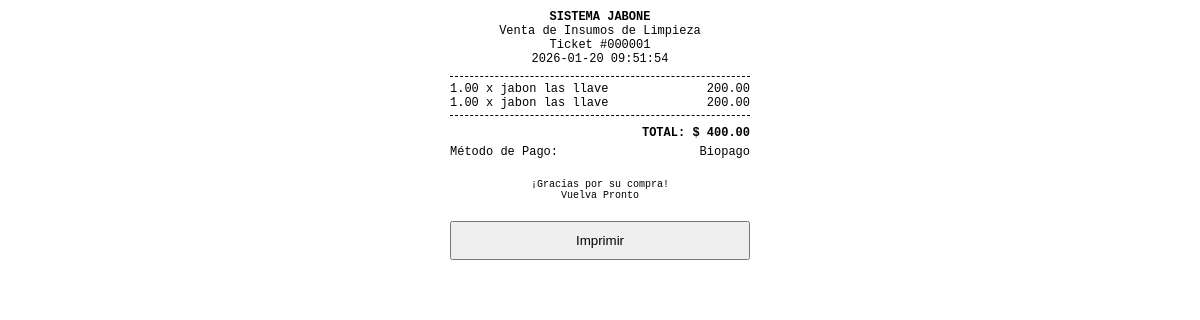
The app's page /Inventario-Liquid-main-verificar/ticket.php?id=1, older data.
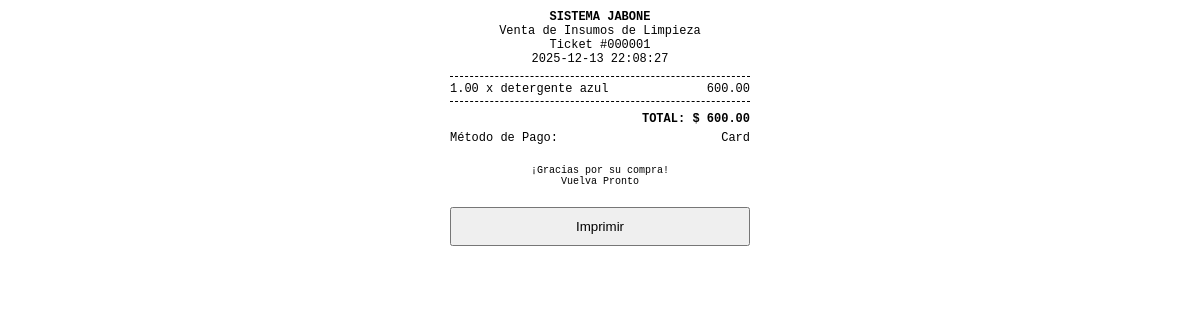
The same page, newer data.
### tables this page shows
CREATE TABLE `sales` (
  `id` int(11) NOT NULL AUTO_INCREMENT,
  `total_amount` decimal(10,2) NOT NULL,
  `created_at` timestamp NOT NULL DEFAULT current_timestamp(),
  `payment_method` varchar(20) DEFAULT 'cash',
  `payment_reference` varchar(255) DEFAULT NULL,
  `amount_tendered` decimal(10,2) DEFAULT 0.00,
  `exchange_rate_global` decimal(10,2) DEFAULT 0.00,
  `exchange_rate_special` decimal(10,2) DEFAULT 0.00,
  PRIMARY KEY (`id`)
);

CREATE TABLE `sale_items` (
  `id` int(11) NOT NULL AUTO_INCREMENT,
  `sale_id` int(11) NOT NULL,
  `product_id` int(11) DEFAULT NULL,
  `quantity` decimal(10,4) NOT NULL,
  `subtotal` decimal(10,2) NOT NULL,
  PRIMARY KEY (`id`),
  KEY `sale_id` (`sale_id`),
  KEY `product_id` (`product_id`),
  CONSTRAINT `sale_items_ibfk_1` FOREIGN KEY (`sale_id`) REFERENCES `sales` (`id`) ON DELETE CASCADE,
  CONSTRAINT `sale_items_ibfk_2` FOREIGN KEY (`product_id`) REFERENCES `products` (`id`) ON DELETE SET NULL
);

CREATE TABLE `products` (
  `id` int(11) NOT NULL AUTO_INCREMENT,
  `category_id` int(11) DEFAULT NULL,
  `name` varchar(150) NOT NULL,
  `sku` varchar(50) DEFAULT NULL,
  `barcode` varchar(100) DEFAULT NULL,
  `brand` varchar(100) DEFAULT NULL,
  `is_liquid` tinyint(1) DEFAULT 1,
  `is_raw_material` tinyint(1) DEFAULT 0,
  `use_special_rate` tinyint(1) DEFAULT 0,
  `display_unit` varchar(20) DEFAULT 'Litro',
  `price` decimal(10,2) NOT NULL DEFAULT 0.00,
  `cost_price` decimal(10,2) NOT NULL DEFAULT 0.00,
  `stock_quantity` decimal(10,4) NOT NULL DEFAULT 0.0000,
  `min_stock` decimal(10,4) DEFAULT 10.0000,
  `image_path` varchar(255) DEFAULT NULL,
  `created_at` timestamp NOT NULL DEFAULT current_timestamp(),
  `is_favorite` tinyint(1) DEFAULT 0,
  PRIMARY KEY (`id`),
  KEY `category_id` (`category_id`),
  CONSTRAINT `products_ibfk_1` FOREIGN KEY (`category_id`) REFERENCES `categories` (`id`) ON DELETE SET NULL
);

### Inventario-Liquid-main-verificar/ticket.php (the view, shortened to what this page needs)
<?php
require_once 'config/database.php';
$id = $_GET['id'] ?? null;
$stmt = $pdo->prepare("SELECT * FROM sales WHERE id = ?");
$stmt->execute([$id]);
$sale = $stmt->fetch(PDO::FETCH_ASSOC);
$stmtItems = $pdo->prepare("
    SELECT si.*, p.name
    FROM sale_items si
    LEFT JOIN products p ON si.product_id = p.id
    WHERE si.sale_id = ?
");
$stmtItems->execute([$id]);
$items = $stmtItems->fetchAll(PDO::FETCH_ASSOC);
?>
<!DOCTYPE html>
<html>
<head>
</head>
<body onload="window.print()">
    <div class="header">
        <strong>SISTEMA JABONE</strong><br>
        Venta de Insumos de Limpieza<br>
        Ticket #<?php echo str_pad($sale['id'], 6, '0', STR_PAD_LEFT); ?><br>
        <?php echo $sale['created_at']; ?>
    </div>
    <div class="line"></div>
    <?php foreach($items as $item): ?>
    <div class="item">
        <span><?php echo number_format($item['quantity'], 2); ?> x <?php echo substr($item['name'], 0, 15); ?></span>
        <span><?php echo number_format($item['subtotal'], 2); ?></span>
    </div>
    <?php endforeach; ?>
    <div class="line"></div>
    <div class="total">
        TOTAL: $ <?php echo number_format($sale['total_amount'], 2); ?>
    </div>
    <?php if($sale['payment_method'] == 'cash'): ?>
    <div class="item" style="margin-top:5px;">
        <span>Efectivo:</span>
        <span><?php echo number_format($sale['amount_tendered'], 2); ?></span>
    </div>
    <div class="item">
        <span>Cambio:</span>
        <span><?php echo number_format($sale['amount_tendered'] - $sale['total_amount'], 2); ?></span>
    </div>
    <?php else: ?>
    <div class="item" style="margin-top:5px;">
        <span>Método de Pago:</span>
        <span><?php echo ucfirst($sale['payment_method']); ?></span>
    </div>
    <?php endif; ?>
    <div class="footer">
        ¡Gracias por su compra!<br>
        Vuelva Pronto
    </div>
    <button class="no-print" onclick="window.print()" style="width:100%; padding: 10px; margin-top: 20px; cursor: pointer;">Imprimir</button>
</body>
</html>

### Inventario-Liquid-main-verificar/ticket.php (style rules this page uses)
body { font-family: 'Courier New', monospace; font-size: 12px; max-width: 300px; margin: 0 auto; padding: 10px; }
.header { text-align: center; margin-bottom: 10px; }
.line { border-bottom: 1px dashed #000; margin: 5px 0; }
.item { display: flex; justify-content: space-between; }
.total { font-weight: bold; text-align: right; margin-top: 10px; }
.footer { text-align: center; margin-top: 20px; font-size: 10px; }

Row changes from the older to the newer data that the page shows:
no longer on this page (row edited): sale_items: quantity "1.00", product.name "jabon las llave", subtotal "200.00"
changed sales "000001": created_at "2026-01-20 09:51:54" → "2025-12-13 22:08:27"; total_amount "400.00" → "600.00"; payment_method "Biopago" → "Card"
changed sale_items: product.name "jabon las llave" → "detergente azul"; subtotal "200.00" → "600.00"
